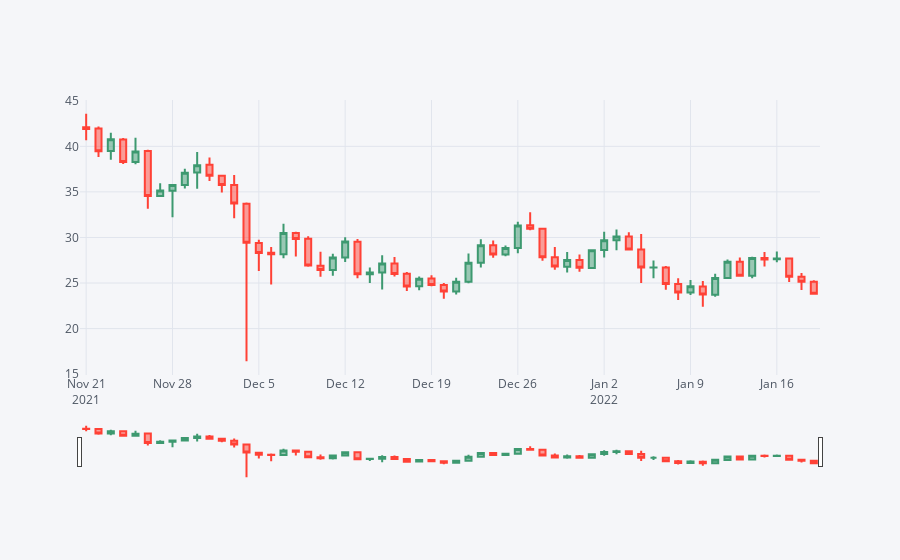

The cell this chart's notebook holds for it:
### Code cell
df.iplot(kind="candle", keys=["Open", "High", "Low", "Close"], rangeslider=True)
